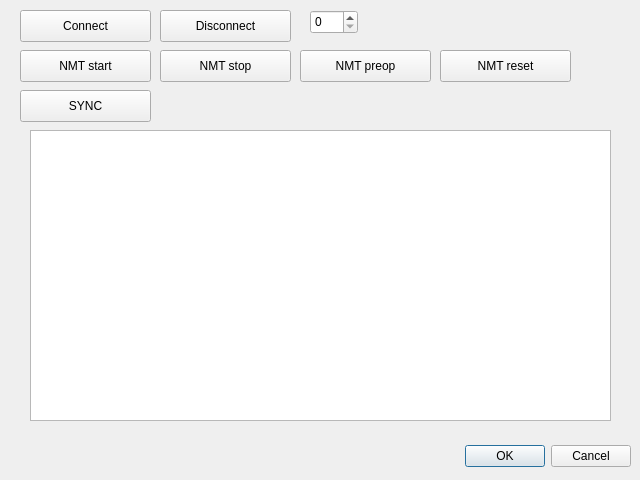
<?xml version="1.0" encoding="UTF-8"?>
<ui version="4.0">
 <class>CpClientDlg</class>
 <widget class="QDialog" name="CpClientDlg">
  <property name="geometry">
   <rect>
    <x>0</x>
    <y>0</y>
    <width>640</width>
    <height>480</height>
   </rect>
  </property>
  <property name="windowTitle">
   <string>QCAN Client Demo</string>
  </property>
  <widget class="QDialogButtonBox" name="buttonBox">
   <property name="geometry">
    <rect>
     <x>10</x>
     <y>440</y>
     <width>621</width>
     <height>32</height>
    </rect>
   </property>
   <property name="orientation">
    <enum>Qt::Horizontal</enum>
   </property>
   <property name="standardButtons">
    <set>QDialogButtonBox::Cancel|QDialogButtonBox::Ok</set>
   </property>
  </widget>
  <widget class="QPushButton" name="pclBtnNmtStartM">
   <property name="geometry">
    <rect>
     <x>20</x>
     <y>50</y>
     <width>131</width>
     <height>32</height>
    </rect>
   </property>
   <property name="text">
    <string>NMT start</string>
   </property>
  </widget>
  <widget class="QPushButton" name="pclBtnConnectM">
   <property name="geometry">
    <rect>
     <x>20</x>
     <y>10</y>
     <width>131</width>
     <height>32</height>
    </rect>
   </property>
   <property name="text">
    <string>Connect</string>
   </property>
  </widget>
  <widget class="QPushButton" name="pclBtnDisconnectM">
   <property name="geometry">
    <rect>
     <x>160</x>
     <y>10</y>
     <width>131</width>
     <height>32</height>
    </rect>
   </property>
   <property name="text">
    <string>Disconnect</string>
   </property>
  </widget>
  <widget class="QTextBrowser" name="pclCanReceive">
   <property name="geometry">
    <rect>
     <x>30</x>
     <y>130</y>
     <width>581</width>
     <height>291</height>
    </rect>
   </property>
   <property name="font">
    <font>
     <family>Source Code Pro</family>
     <pointsize>10</pointsize>
    </font>
   </property>
   <property name="html">
    <string>&lt;!DOCTYPE HTML PUBLIC &quot;-//W3C//DTD HTML 4.0//EN&quot; &quot;http://www.w3.org/TR/REC-html40/strict.dtd&quot;&gt;
&lt;html&gt;&lt;head&gt;&lt;meta name=&quot;qrichtext&quot; content=&quot;1&quot; /&gt;&lt;style type=&quot;text/css&quot;&gt;
p, li { white-space: pre-wrap; }
&lt;/style&gt;&lt;/head&gt;&lt;body style=&quot; font-family:'Source Code Pro'; font-size:10pt; font-weight:400; font-style:normal;&quot;&gt;
&lt;p style=&quot;-qt-paragraph-type:empty; margin-top:0px; margin-bottom:0px; margin-left:0px; margin-right:0px; -qt-block-indent:0; text-indent:0px;&quot;&gt;&lt;br /&gt;&lt;/p&gt;&lt;/body&gt;&lt;/html&gt;</string>
   </property>
  </widget>
  <widget class="QSpinBox" name="pclSpinNetM">
   <property name="geometry">
    <rect>
     <x>310</x>
     <y>10</y>
     <width>48</width>
     <height>24</height>
    </rect>
   </property>
  </widget>
  <widget class="QPushButton" name="pclBtnNmtStopM">
   <property name="geometry">
    <rect>
     <x>160</x>
     <y>50</y>
     <width>131</width>
     <height>32</height>
    </rect>
   </property>
   <property name="text">
    <string>NMT stop</string>
   </property>
  </widget>
  <widget class="QPushButton" name="pclBtnNmtPreopM">
   <property name="geometry">
    <rect>
     <x>300</x>
     <y>50</y>
     <width>131</width>
     <height>32</height>
    </rect>
   </property>
   <property name="text">
    <string>NMT preop</string>
   </property>
  </widget>
  <widget class="QPushButton" name="pclBtnNmtResetM">
   <property name="geometry">
    <rect>
     <x>440</x>
     <y>50</y>
     <width>131</width>
     <height>32</height>
    </rect>
   </property>
   <property name="text">
    <string>NMT reset</string>
   </property>
  </widget>
  <widget class="QPushButton" name="pclBtnNmtSyncM">
   <property name="geometry">
    <rect>
     <x>20</x>
     <y>90</y>
     <width>131</width>
     <height>32</height>
    </rect>
   </property>
   <property name="text">
    <string>SYNC</string>
   </property>
  </widget>
 </widget>
 <resources/>
 <connections>
  <connection>
   <sender>buttonBox</sender>
   <signal>accepted()</signal>
   <receiver>CpClientDlg</receiver>
   <slot>accept()</slot>
   <hints>
    <hint type="sourcelabel">
     <x>248</x>
     <y>254</y>
    </hint>
    <hint type="destinationlabel">
     <x>157</x>
     <y>274</y>
    </hint>
   </hints>
  </connection>
  <connection>
   <sender>buttonBox</sender>
   <signal>rejected()</signal>
   <receiver>CpClientDlg</receiver>
   <slot>reject()</slot>
   <hints>
    <hint type="sourcelabel">
     <x>316</x>
     <y>260</y>
    </hint>
    <hint type="destinationlabel">
     <x>286</x>
     <y>274</y>
    </hint>
   </hints>
  </connection>
 </connections>
</ui>
